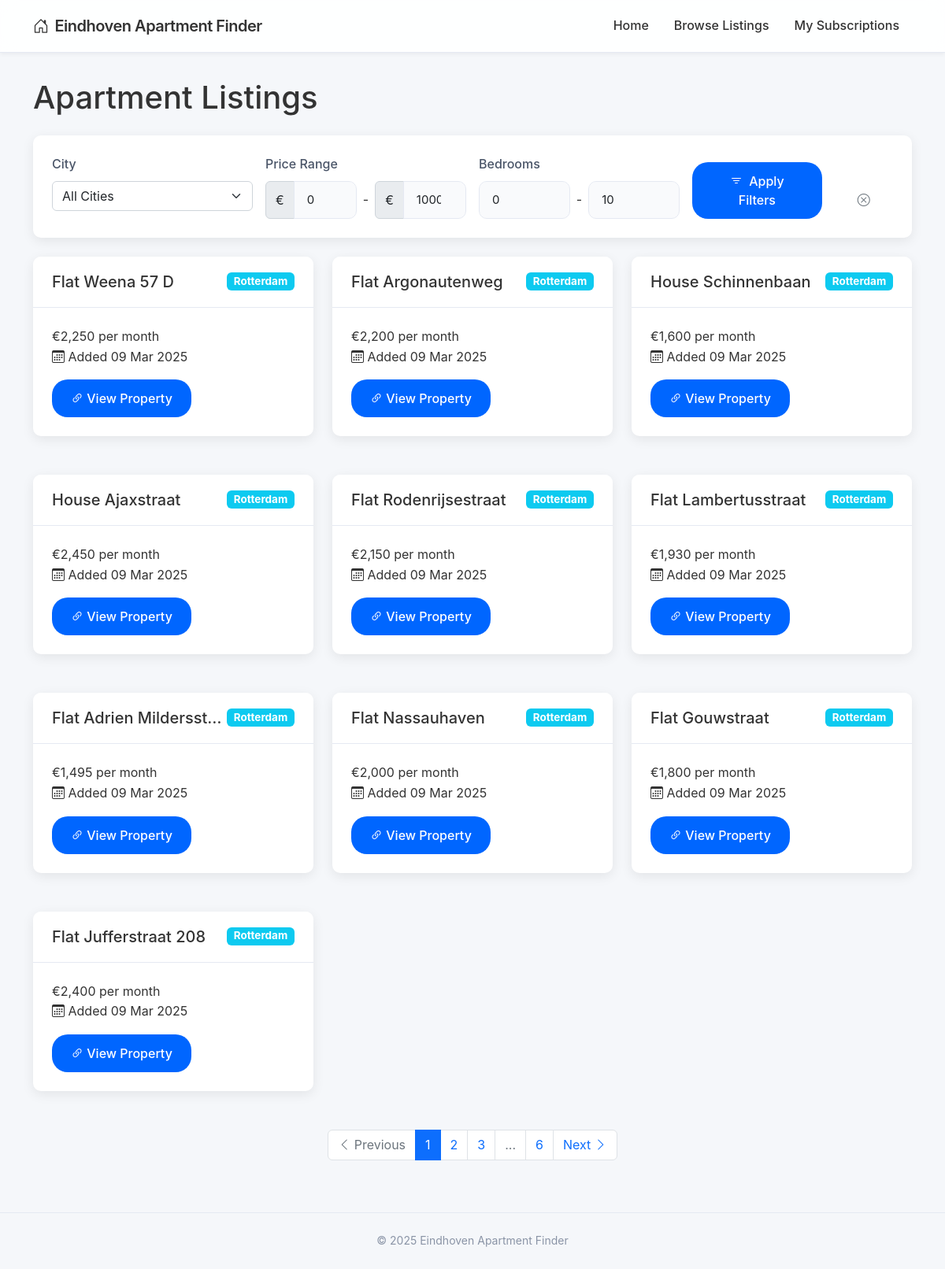
The app's page /browse_listings, older data.
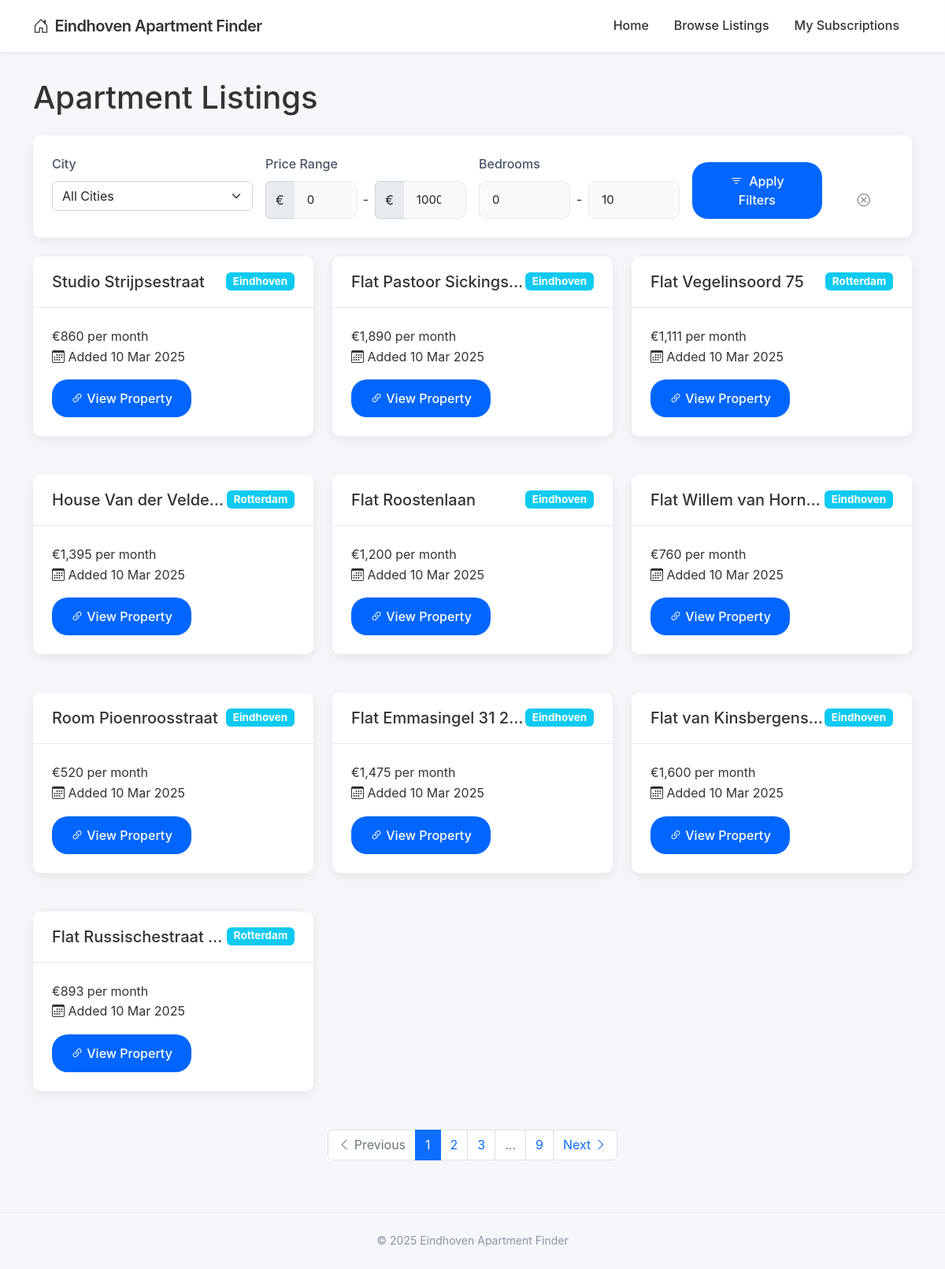
The same page, newer data.
### app/models.py (models this page shows, shortened)
class Listing(db.Model):
    id = db.Column(db.Integer, primary_key=True)
    title = db.Column(db.String(200), nullable=False)
    price = db.Column(db.Integer, nullable=False)
    price_text = db.Column(db.String(50), nullable=False)
    url = db.Column(db.String(500), nullable=False, unique=True)
    address = db.Column(db.String(200), nullable=True)
    bedrooms = db.Column(db.Integer, nullable=True)
    area = db.Column(db.Integer, nullable=True)
    specs = db.Column(db.Text, nullable=True)
    date_found = db.Column(db.DateTime, default=datetime.utcnow)
    notified = db.Column(db.Boolean, default=False)
    subscription_id = db.Column(db.Integer, db.ForeignKey('subscription.id'), nullable=True)
    city_id = db.Column(db.Integer, db.ForeignKey('city.id'), nullable=False)

class City(db.Model):
    id = db.Column(db.Integer, primary_key=True)
    name = db.Column(db.String(50), nullable=False, unique=True)
    url_name = db.Column(db.String(50), nullable=False, unique=True)  # For use in URLs
    base_url = db.Column(db.String(200), nullable=False)  # Base URL for scraping
    active = db.Column(db.Boolean, default=True)
    created_at = db.Column(db.DateTime, default=datetime.utcnow)
    subscriptions = db.relationship('Subscription', backref='city', lazy='dynamic')
    listings = db.relationship('Listing', backref='city', lazy='dynamic')

### app/routes.py (the view)
@main_bp.route('/browse_listings')
def browse_listings():
    page = request.args.get('page', 1, type=int)
    min_price = request.args.get('min_price', 0, type=int)
    max_price = request.args.get('max_price', 10000, type=int)
    min_bedrooms = request.args.get('min_bedrooms', 0, type=int)
    max_bedrooms = request.args.get('max_bedrooms', 10, type=int)
    query = Listing.query
    if min_price > 0:
        query = query.filter(Listing.price >= min_price)
    if max_price < 10000:
        query = query.filter(Listing.price <= max_price)
    if min_bedrooms > 0:
        query = query.filter(Listing.bedrooms >= min_bedrooms)
    if max_bedrooms < 10:
        query = query.filter(Listing.bedrooms <= max_bedrooms)
    listings = query.order_by(Listing.date_found.desc()).paginate(
        page=page, per_page=10, error_out=False)
    return render_template('listings.html', listings=listings,
                          min_price=min_price, max_price=max_price,
                          min_bedrooms=min_bedrooms, max_bedrooms=max_bedrooms)

### app/routes.py (called while the page is built)
@main_bp.before_request
def before_request():
    g.now = datetime.now()

### app/templates/listings.html (shortened to what the changed rows need)
{% extends "base.html" %}
{% block content %}
<div class="row">
    <div class="col-md-12">
        <h1 class="mb-4">Apartment Listings</h1>
        {% if listings.items %}
            <div class="row">
                {% for listing in listings.items %}
                    <div class="col-md-6 col-lg-4 mb-4">
                        <div class="card listing-card">
                            <div class="card-header">
                                <span class="badge bg-info float-end">{{ listing.city.name }}</span>
                                <h5 class="card-title mb-0 text-truncate">{{ listing.title }}</h5>
                            </div>
                            <div class="card-body">
                                <div class="listing-price">{{ listing.price_text }}</div>
                                <div class="listing-date">
                                    <i class="bi bi-calendar3"></i> Added {{ listing.date_found.strftime('%d %b %Y') }}
                                </div>
                                <a href="{{ listing.url }}" target="_blank" class="btn btn-primary mt-3">
                                    <i class="bi bi-link-45deg"></i> View Property
                                </a>
                            </div>
                        </div>
                    </div>
                {% endfor %}
            </div>
            <nav aria-label="Listings pagination">
                <ul class="pagination justify-content-center">
                    {% for page_num in listings.iter_pages(left_edge=1, right_edge=1, left_current=1, right_current=2) %}
                        {% if page_num %}
                            {% if page_num == listings.page %}
                                <li class="page-item active">
                                    <span class="page-link">{{ page_num }}</span>
                                </li>
                            {% else %}
                                <li class="page-item">
                                    <a class="page-link" href="{{ url_for('main.browse_listings', page=page_num, min_price=min_price, max_price=max_price, min_bedrooms=min_bedrooms, max_bedrooms=max_bedrooms, city_id=city_id) }}">{{ page_num }}</a>
                                </li>
                            {% endif %}
                        {% else %}
                            <li class="page-item disabled">
                                <span class="page-link">...</span>
                            </li>
                        {% endif %}
                    {% endfor %}
                </ul>
            </nav>
        {% else %}
            <div class="alert alert-info">
                <i class="bi bi-info-circle me-2"></i> No listings found matching your criteria.
            </div>
        {% endif %}
    </div>
</div>
{% endblock %}

Row changes from the older to the newer data that the page shows:
no longer on this page (row unchanged): Listing: city.name "Rotterdam", title "Flat Weena 57 D", price_text "€2,250 per month", date_found "09 Mar 2025"
no longer on this page (row unchanged): Listing: city.name "Rotterdam", title "Flat Argonautenweg", price_text "€2,200 per month", date_found "09 Mar 2025"
no longer on this page (row unchanged): Listing: city.name "Rotterdam", title "House Schinnenbaan", price_text "€1,600 per month", date_found "09 Mar 2025"
no longer on this page (row unchanged): Listing: city.name "Rotterdam", title "House Ajaxstraat", price_text "€2,450 per month", date_found "09 Mar 2025"
no longer on this page (row unchanged): Listing: city.name "Rotterdam", title "Flat Rodenrijsestraat", price_text "€2,150 per month", date_found "09 Mar 2025"
no longer on this page (row unchanged): Listing: city.name "Rotterdam", title "Flat Lambertusstraat", price_text "€1,930 per month", date_found "09 Mar 2025"
no longer on this page (row unchanged): Listing: city.name "Rotterdam", title "Flat Adrien Mildersst…", price_text "€1,495 per month", date_found "09 Mar 2025"
no longer on this page (row unchanged): Listing: city.name "Rotterdam", title "Flat Nassauhaven", price_text "€2,000 per month", date_found "09 Mar 2025"
no longer on this page (row unchanged): Listing: city.name "Rotterdam", title "Flat Gouwstraat", price_text "€1,800 per month", date_found "09 Mar 2025"
no longer on this page (row unchanged): Listing: city.name "Rotterdam", title "Flat Jufferstraat 208", price_text "€2,400 per month", date_found "09 Mar 2025"
added Listing: city.name "Eindhoven", title "Studio Strijpsestraat", price_text "€860 per month", date_found "10 Mar 2025"
added Listing: city.name "Eindhoven", title "Flat Pastoor Sickings…", price_text "€1,890 per month", date_found "10 Mar 2025"
added Listing: city.name "Rotterdam", title "Flat Vegelinsoord 75", price_text "€1,111 per month", date_found "10 Mar 2025"
added Listing: city.name "Rotterdam", title "House Van der Velde…", price_text "€1,395 per month", date_found "10 Mar 2025"
added Listing: city.name "Eindhoven", title "Flat Roostenlaan", price_text "€1,200 per month", date_found "10 Mar 2025"
added Listing: city.name "Eindhoven", title "Flat Willem van Horn…", price_text "€760 per month", date_found "10 Mar 2025"
added Listing: city.name "Eindhoven", title "Room Pioenroosstraat", price_text "€520 per month", date_found "10 Mar 2025"
added Listing: city.name "Eindhoven", title "Flat Emmasingel 31 2…", price_text "€1,475 per month", date_found "10 Mar 2025"
added Listing: city.name "Eindhoven", title "Flat van Kinsbergens…", price_text "€1,600 per month", date_found "10 Mar 2025"
added Listing: city.name "Rotterdam", title "Flat Russischestraat…", price_text "€893 per month", date_found "10 Mar 2025"
Text that changed along with them:
new list line: "9"
list line gone: "6"
